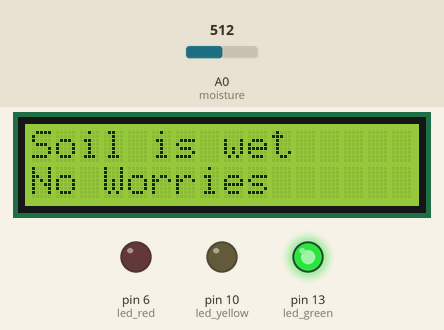
Recording of a sketch running on a simulated Arduino Uno, built with avr-gcc and run on an emulated ATmega328P. Parts: 16×2 character LCD, output pins drawn as LEDs (lit = HIGH). The inputs (shaded band) are chosen by the test bench; at power-on: A0 (moisture) = 512. What the sketch prints to the serial monitor is not drawn.

Above: at 3.6 s.
3.7 s: A0 (moisture) set to 589
8.2 s: A0 (moisture) set to 615
At 10.0 s:
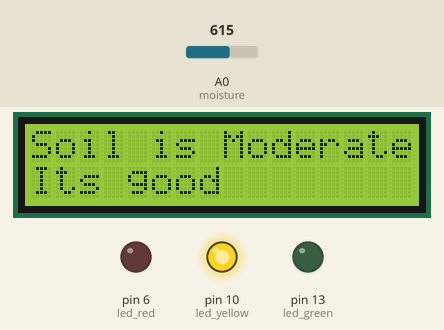
12.7 s: A0 (moisture) set to 890
17.2 s: A0 (moisture) set to 909
At 18.7 s:
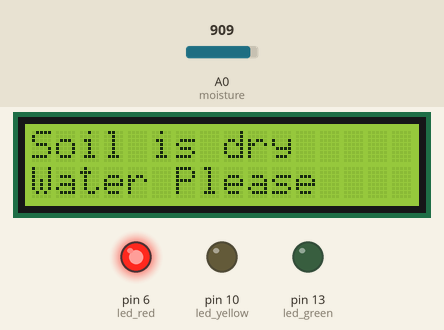
21.7 s: A0 (moisture) set to 900
At 24.9 s:
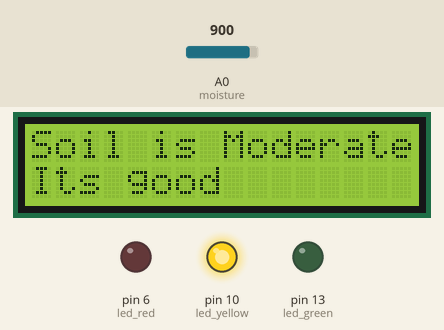
26.2 s: A0 (moisture) set to 1023
At 27.4 s:
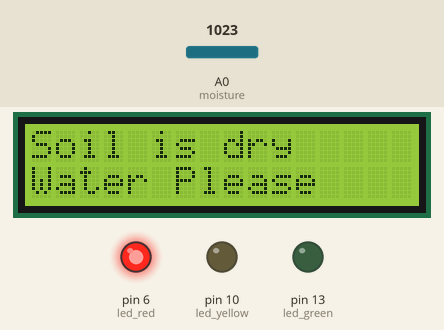
Timing chart, 0 to 29.2 s (numbered marks = the images above; inputs shaded):
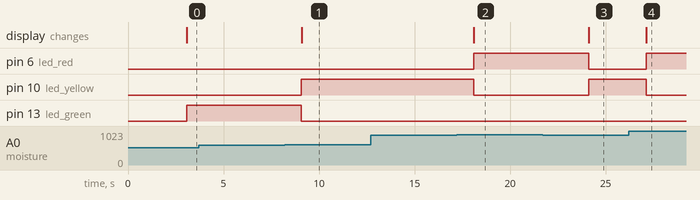

Measured:
- the behaviour switches between 600 and 601 on A0 (moisture) (found by bisection; images 0 and 1)
- the behaviour switches between 900 and 901 on A0 (moisture) (found by bisection; images 1 and 2)
- after the input at 3.7 s, every drawn part: stays the same
- after the input at 8.2 s, pin 10 (led_yellow): LOW → HIGH after 0.88 s; pin 13 (led_green): HIGH → LOW after 0.88 s; the display: changes after 0.88 s (image 1)
- after the input at 12.7 s, every drawn part: stays the same
- after the input at 17.2 s, pin 6 (led_red): LOW → HIGH after 0.89 s; pin 10 (led_yellow): HIGH → LOW after 0.89 s; the display: changes after 0.90 s (image 2)
- after the input at 21.7 s, pin 6 (led_red): HIGH → LOW after 2.4 s; pin 10 (led_yellow): LOW → HIGH after 2.4 s; the display: changes after 2.4 s (image 3)
- after the input at 26.2 s, pin 6 (led_red): LOW → HIGH after 0.91 s; pin 10 (led_yellow): HIGH → LOW after 0.91 s; the display: changes after 0.92 s (image 4)

The sketch:

soil_moisture_DEMO.ino
```cpp
#include <LiquidCrystal.h>
const int rs = 12, en = 11, d4 = 5, d5 = 4, d6 = 3, d7 = 2;
LiquidCrystal lcd(rs, en, d4, d5, d6, d7);

int moisture = A0;
int led_green = 13;
int led_red = 6;
int led_yellow = 10;
int moisture_value = 0;


void setup()
 {
  lcd.begin(16, 2);
  lcd.setCursor(4,0);
  lcd.print("welcome");
  lcd.setCursor(1,1);
  lcd.print("Irrigation S/m");
  Serial.begin(9600);
  pinMode(led_green,OUTPUT);
  pinMode(led_red,OUTPUT);
  pinMode(led_yellow,OUTPUT);

  digitalWrite(led_red,LOW);
  digitalWrite(led_green,LOW);
  digitalWrite(led_yellow,LOW);
 }

void loop() {
 delay(3000);
 moisture_value=analogRead(moisture);
 Serial.println(moisture_value);
 if(moisture_value>900)
 {
  digitalWrite(led_red,HIGH);
  digitalWrite(led_yellow,LOW);
  digitalWrite(led_green,LOW);
  lcd.clear();
  lcd.print("Soil is dry");
  lcd.setCursor(0,1);
  lcd.print("Water Please");

 }
 else if(moisture_value>600)
 {
  digitalWrite(led_red,LOW);
  digitalWrite(led_yellow,HIGH);
  digitalWrite(led_green,LOW);
  lcd.clear();
  lcd.print("Soil is Moderate");
  lcd.setCursor(0,1);
  lcd.print("Its good");
 }
 else
 {
  digitalWrite(led_red,LOW);
  digitalWrite(led_yellow,LOW);
  digitalWrite(led_green,HIGH);
  lcd.clear();
  lcd.print("Soil is wet");
  lcd.setCursor(0,1);
  lcd.print("No Worries");
 }
}
```
